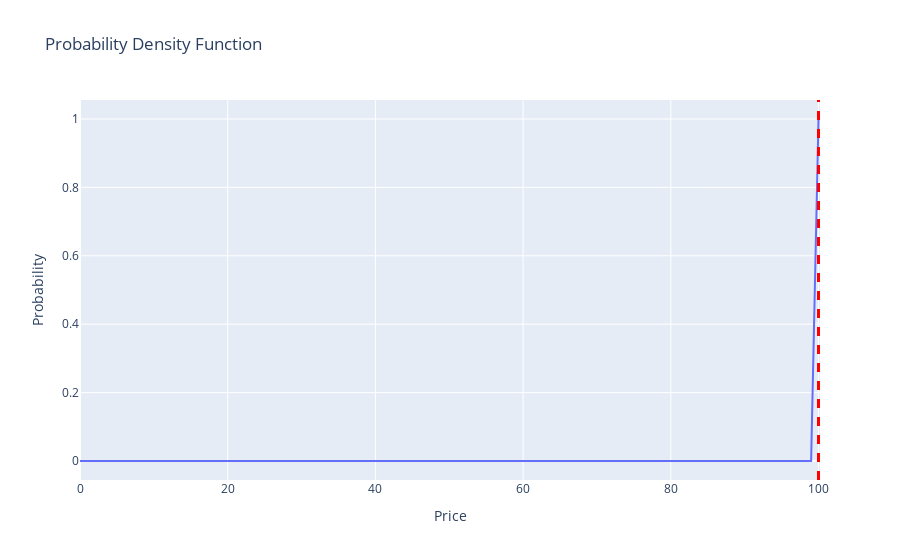

This figure's notebook cell:
### Code cell
# graph pdf

bid, ask = sophisticated_nmm.get_spread(cur_inv=0)

graph_pdf(sophisticated_nmm.pdf, bid, ask)
